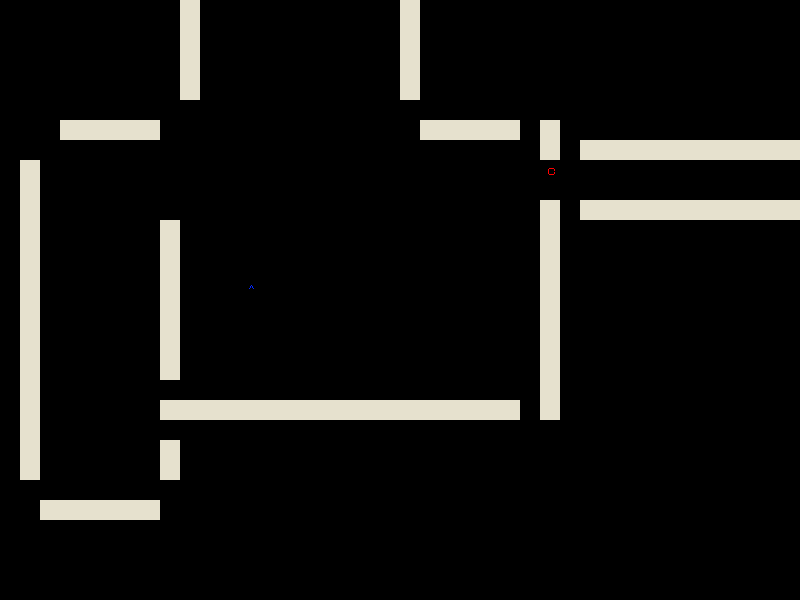

Below is a game level as drawn by its tile map, then a one-line description and the .tmx that defines it (tile-layer data replaced by summaries):
An orthogonal 40x30 tile map with 20x20 px tiles, 2 tile layers (Main, Designer).

<map version="1.0" orientation="orthogonal" width="40" height="30" tilewidth="20" tileheight="20">
 <tileset firstgid="1" name="Tileset" tilewidth="20" tileheight="20">
  <image source="../img/Tileset.png" width="180" height="20" />
  <tile id="0">
   <properties>
    <property name="solid" value="1" />
   </properties>
  </tile>
  <tile id="1">
   <properties>
    <property name="hbumper" value="1" />
   </properties>
  </tile>
  <tile id="2">
   <properties>
    <property name="vbumper" value="1" />
   </properties>
  </tile>
  <tile id="3">
   <properties>
    <property name="crate" value="1" />
   </properties>
  </tile>
  <tile id="4">
   <properties>
    <property name="pickup" value="1" />
    <property name="red" value="1" />
   </properties>
  </tile>
  <tile id="5">
   <properties>
    <property name="blue" value="1" />
    <property name="pickup" value="1" />
   </properties>
  </tile>
  <tile id="6">
   <properties>
    <property name="pickup" value="1" />
    <property name="yellow" value="1" />
   </properties>
  </tile>
  <tile id="7">
   <properties>
    <property name="player" value="1" />
   </properties>
  </tile>
  <tile id="8">
   <properties>
    <property name="zombie" value="1" />
   </properties>
  </tile>
 </tileset>
 <layer name="Main" width="40" height="30">
  <data>[1200 cells, 105 non-empty, 1 distinct tile ids]</data>
 </layer>
 <layer name="Designer" width="40" height="30">
  <data>[1200 cells, 3 non-empty, 3 distinct tile ids]</data>
 </layer>
</map>
